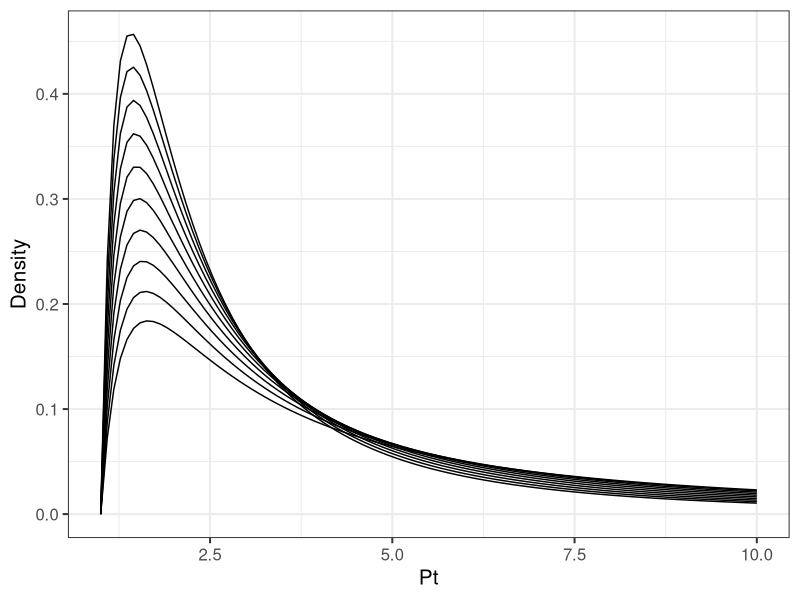
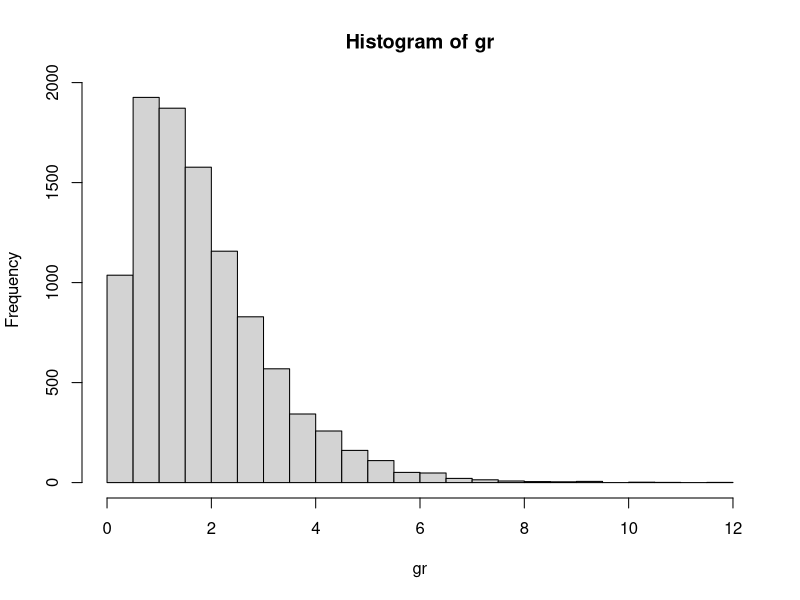
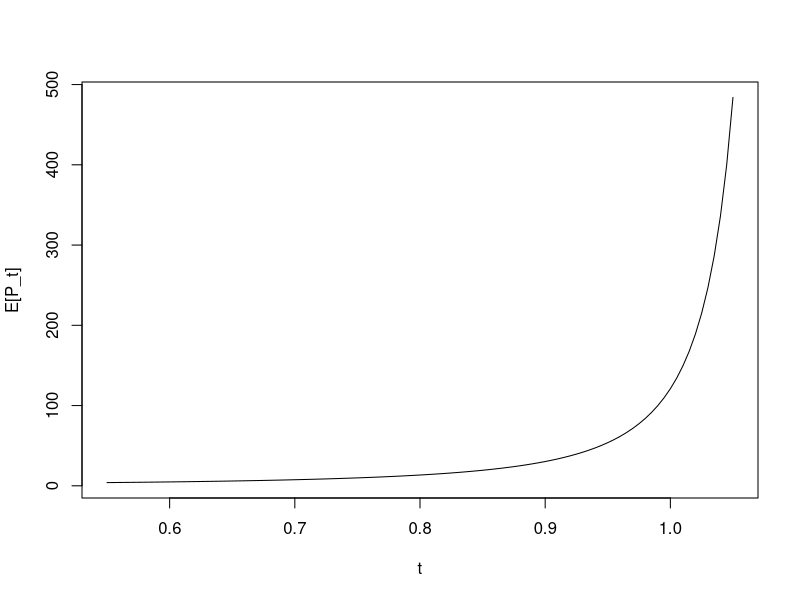

Reproduce these figures in R, in order.
## ---- chunk 1
library(ggplot2)
knitr::opts_chunk$set(echo = TRUE)
## ---- chunk 2

gammaGroTau <- function(pt, alpha, beta, tau){
  gG_density <- ((beta^alpha)/(gamma(alpha)))*((tau/beta)^alpha)*((log(pt))^(alpha-1))*pt^(-(tau + 1));
  return(gG_density);
}


p1b <- ggplot(data = data.frame(x = c(1,10)),aes(x)) + 
       stat_function(fun=gammaGroTau, args = list(alpha=2,beta=1.1,tau=1)) + 
       labs(
         x = "Pt",
         y = "Density"
       ) + 
      theme_bw(base_size = 15)
  for(i in 1:9){
  p1b <- p1b + 
    stat_function(fun=gammaGroTau, args = list(alpha=2,beta=1.1,tau=1+i*0.1))
  }

print(p1b)



## ---- chunk 3
N <- 10^4
times <- 10^2+10
alpha <- 2
beta <- 1.1 
gr <- rgamma(N,alpha,beta)
hist(gr,breaks=30)

# Empirical simulation of the spatial mean 
Pt <- matrix(0,N,times)
Pt[,1] <- 1
for(i in 1:N){
  for(j in 2:times){
    Pt[i,j] <- Pt[i,1]*exp(gr[i]*0.01*j)
  }
}

#hist(Pt[,2],breaks=20)
#apply(Pt,2,mean)
#plot(apply(Pt,2,mean))
sp_mean <- apply(Pt,2,mean)
#plot(seq(1,110,1),log(sp_mean))
sim_df <- data.frame(time = seq(1,110,1), spMean_sim = sp_mean)

# Analytical solution 
solved <- function(x,beta=beta,alpha=alpha){
  return((beta/(beta-x))^alpha)
}

# Plotting empirical and analytical side-by-side 
#ggplot() +
#  geom_line(data=sim_df,aes(x=0.01*time,y=spMean_sim)) + 
#  stat_function(fun=solved,args=list(alpha=alpha,beta=beta),color="red") + 
#  scale_x_continuous(limits=c(0,1))
  

curve((beta/(beta-x))^alpha,0.55,1.05, xlab = "t", ylab = "E[P_t]")

